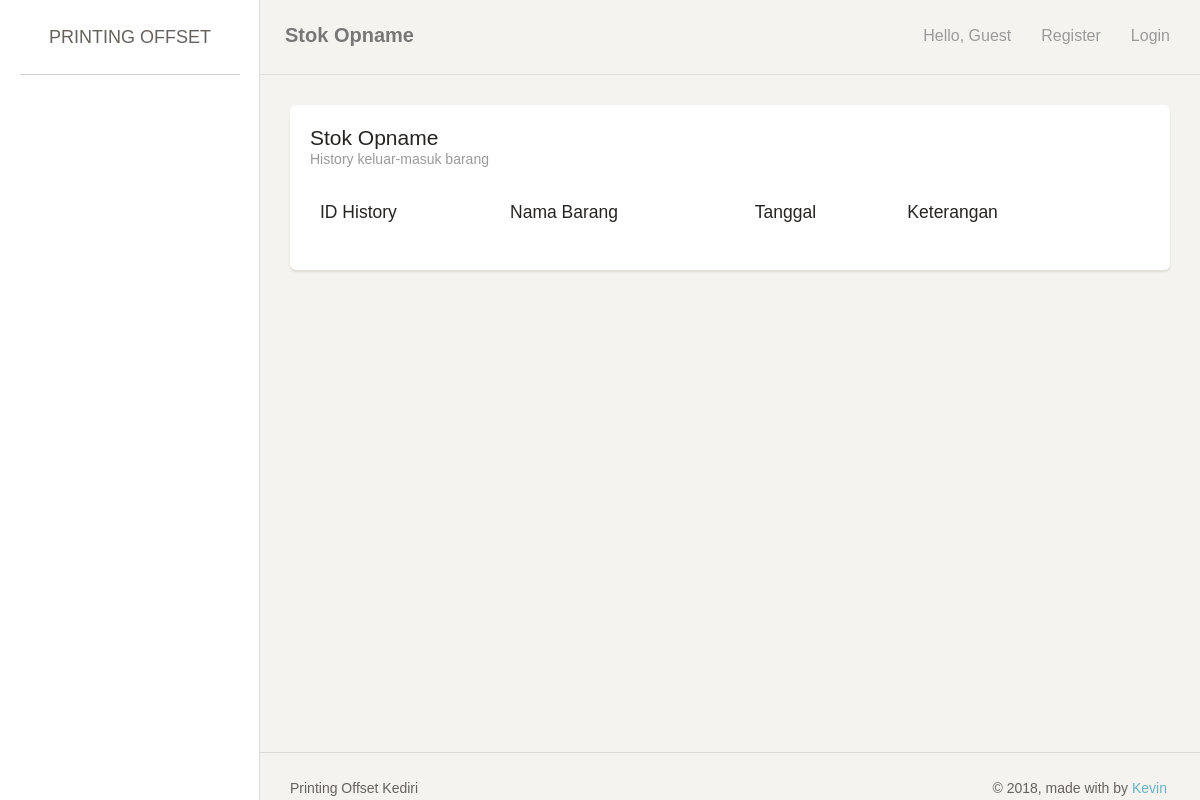
/index.php/historybarang, run on an earlier commit of the app's database.
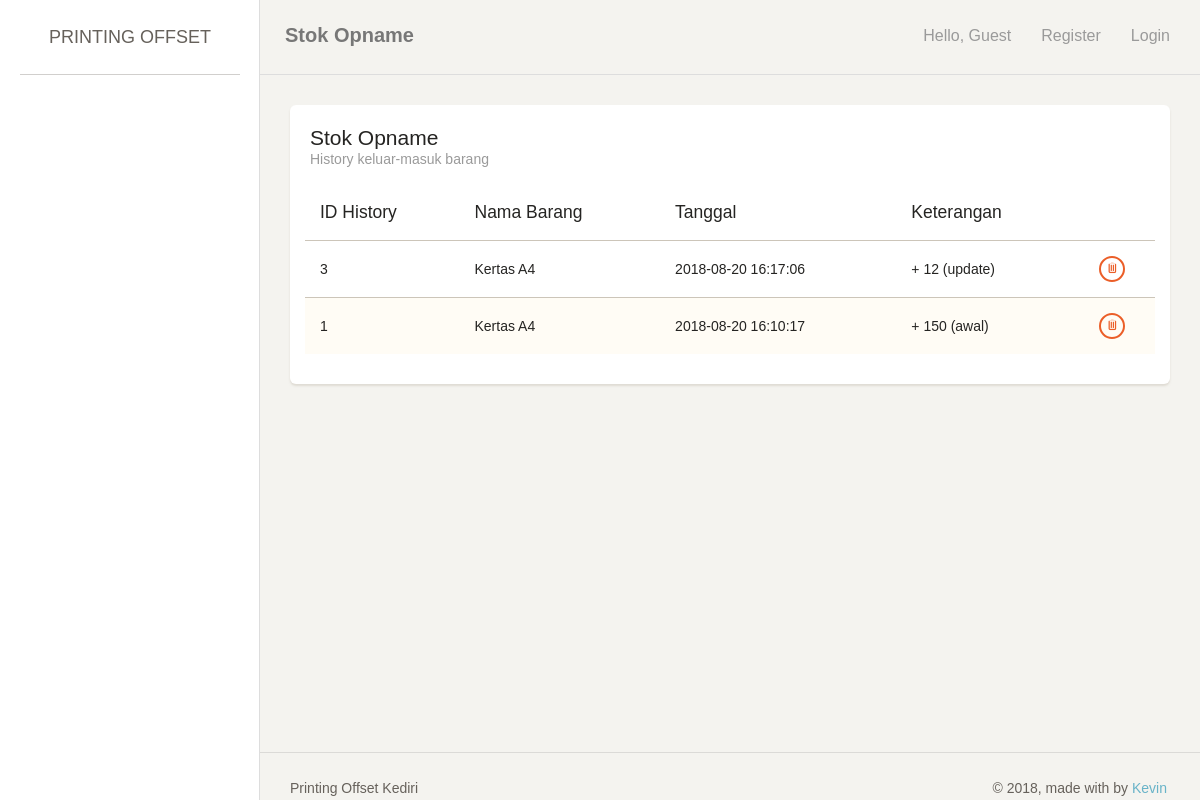
And on a later commit of the database.
### tables this page shows
create table history
(
   id_history           int not null auto_increment,
   id_varian            int not null,
   tanggal              datetime,
   deskripsi            varchar(255) not null,
   primary key (id_history)
);

create table varian
(
   id_varian            int not null auto_increment,
   id_jenis_barang      int not null,
   id_ukuran_kertas     int,
   id_jenis_kertas      int,
   nama_varian          varchar(255),
   jumlah               int,
   stock_awal           int,
   stock                int,
   warna                varchar(100),
   harga_beli           int,
   harga_jual           int,
   warning              int not null default '100',
   primary key (id_varian)
);

### application/controllers/HistoryBarang.php (called while the page is built, shortened)
<?php
class HistoryBarang extends CI_Controller {
	public function index() {
		$this->lst();
	}
	public function lst() {
		if ($_SESSION['printer']['user']['role'] == 0){
			$data['page_title'] = 'Stok Opname';
			$data['page_note'] = 'History keluar-masuk barang';
			$data['row'] = $this->MBarang->getAllHistory();
			$this->load->view('header', $data);
			$this->load->view('historybarang_list', $data);
			$this->load->view('footer', $data);
		} else {
			redirect('login');
		}
	}
}

### index.php (called while the page is built, shortened)
<?php
require_once BASEPATH.'core/CodeIgniter.php';

### application/models/Barang_model.php (called while the page is built, shortened)
<?php
class Barang_model extends CI_Model {
	public function getAllHistory() {
		$this->db->from('history h, varian b');
		$this->db->where('h.id_varian = b.id_varian');
		$this->db->order_by('h.tanggal', 'desc');
		return $this->db->get()->result_array();
	}
}

### application/views/historybarang_list.php (the view, shortened to what this page needs)
<div class="content">
    <div class="container-fluid">
        <div class="row">
            <div class="col-md-12">
                <div class="card">
                    <div class="header">
                        <h4 class="title"><?= $page_title; ?></h4>
                        <p class="category"><?= $page_note; ?></p>
                    </div>
                    <div class="content table-responsive">
                        <table id="myTable" class="table table-striped">
                            <thead><tr>
                                <th>ID History</th>
                                <th>Nama Barang</th>
                                <th>Tanggal</th>
                                <th>Keterangan</th>
                                <th></th>
                            </tr></thead>
                            <tbody>
                                <?php foreach ($row as $key => $value) {
                                    ?>
                                    <tr>
                                        <td><?= $value['id_history']; ?></td>
                                        <td><?= $value['nama_varian']; ?></td>
                                        <td><?= $value['tanggal']; ?></td>
                                        <td><?= $value['deskripsi']; ?></td>
                                        <td align="center">
                                            <a href="<?= site_url('historybarang/delete/'.$value['id_history']); ?>" class="btn btn-danger btn-xs"><span class="ti-trash" title="Delete"></span></a>
                                        </td>
                                    </tr>
                                    <?php
                                } ?>
                            </tbody>
                        </table>
                    </div>
                </div>
            </div>
        </div>
    </div>
</div>

What changed in the data, as far as the page shows it:
added history: id_history "3", id_varian.nama_varian "Kertas A4", tanggal "2018-08-20 16:17:06", deskripsi "+ 12 (update)"
added history: id_history "1", id_varian.nama_varian "Kertas A4", tanggal "2018-08-20 16:10:17", deskripsi "+ 150 (awal)"
